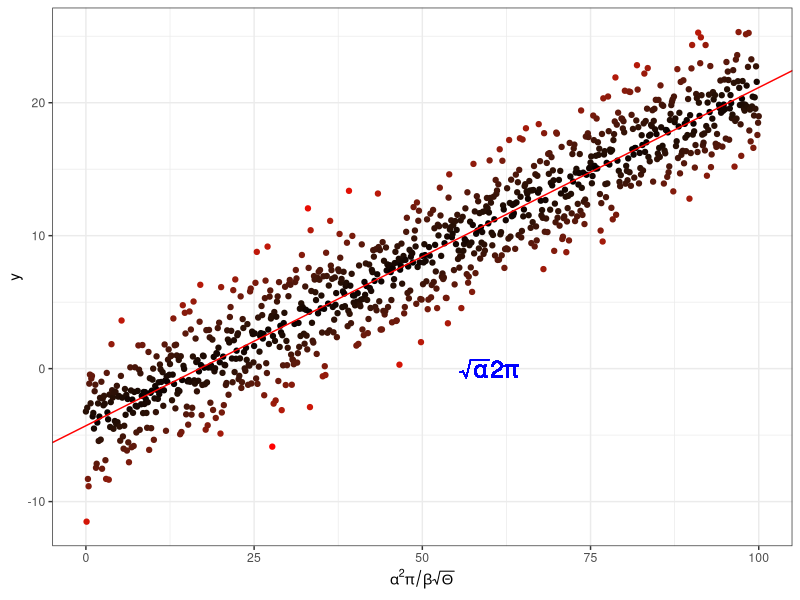

Reproduce this figure in R.
## Mathematical display
# mathematical annotation on axes and within plot area

require(ggplot2)

# first, create linear regression "data"
x <- seq(0, 100, by = 0.1)
y <- -4. + 0.25 * x +
    rnorm(length(x), mean = 0., sd = 2.5)

# create data frame of x and y
my_data <- data.frame(x = x, y = y)

# perform linear regression
my_lm <- summary(lm(y ~ x, data = my_data))

# plot the data
p <- ggplot(my_data, aes(x = x, y = y, colour = abs(my_lm$residual))) +
    geom_point() +
    scale_colour_gradient(low = "black", high = "red") +
    theme_bw() +
    theme(legend.position = "none") +
    scale_x_continuous(expression(alpha^2 * pi / beta * sqrt(Theta)))

# add the regression line
p <- p + 
    geom_abline(intercept = my_lm$coefficients[1][1],
                slope = my_lm$coefficients[2][1],
                colour = "red")

# add some maths on the plot!
p <- p + 
    geom_text(aes(x = 60, y = 0,
                  label = "sqrt(alpha) * 2* pi"), 
              parse = TRUE, size = 6, 
              colour = "blue")
# p

# Save plot
pdf("../results/MyLinReg.pdf", 4.5, 4.5)
print(p)
dev.off()
